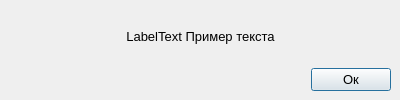
<?xml version="1.0" encoding="UTF-8"?>
<ui version="4.0">
 <class>ErrorDialog</class>
 <widget class="QDialog" name="ErrorDialog">
  <property name="geometry">
   <rect>
    <x>0</x>
    <y>0</y>
    <width>400</width>
    <height>100</height>
   </rect>
  </property>
  <property name="sizePolicy">
   <sizepolicy hsizetype="Fixed" vsizetype="Fixed">
    <horstretch>0</horstretch>
    <verstretch>0</verstretch>
   </sizepolicy>
  </property>
  <property name="minimumSize">
   <size>
    <width>400</width>
    <height>100</height>
   </size>
  </property>
  <property name="maximumSize">
   <size>
    <width>400</width>
    <height>100</height>
   </size>
  </property>
  <property name="sizeIncrement">
   <size>
    <width>400</width>
    <height>100</height>
   </size>
  </property>
  <property name="font">
   <font>
    <pointsize>10</pointsize>
   </font>
  </property>
  <property name="windowTitle">
   <string>Dialog</string>
  </property>
  <property name="modal">
   <bool>false</bool>
  </property>
  <widget class="QWidget" name="gridLayoutWidget">
   <property name="geometry">
    <rect>
     <x>10</x>
     <y>10</y>
     <width>381</width>
     <height>81</height>
    </rect>
   </property>
   <layout class="QGridLayout" name="gridLayout">
    <item row="2" column="1">
     <widget class="QPushButton" name="pushButton">
      <property name="text">
       <string>Ок</string>
      </property>
     </widget>
    </item>
    <item row="2" column="0">
     <spacer name="horizontalSpacer">
      <property name="orientation">
       <enum>Qt::Horizontal</enum>
      </property>
      <property name="sizeHint" stdset="0">
       <size>
        <width>40</width>
        <height>20</height>
       </size>
      </property>
     </spacer>
    </item>
    <item row="1" column="0" colspan="2">
     <widget class="QLabel" name="ERROR_FILE">
      <property name="text">
       <string>LabelText Пример текста</string>
      </property>
      <property name="alignment">
       <set>Qt::AlignCenter</set>
      </property>
     </widget>
    </item>
   </layout>
  </widget>
 </widget>
 <resources/>
 <connections/>
</ui>
